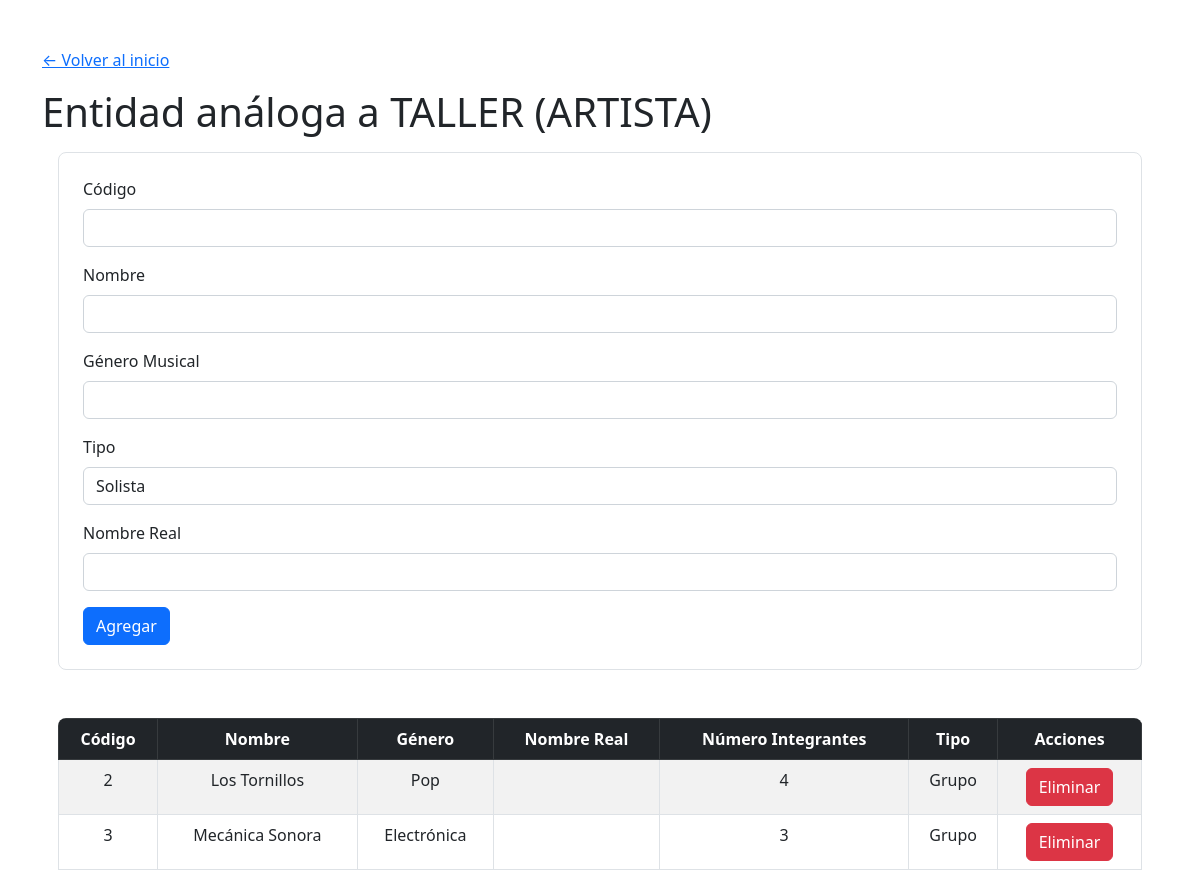
Page /artista/artista.php on the earlier database version.
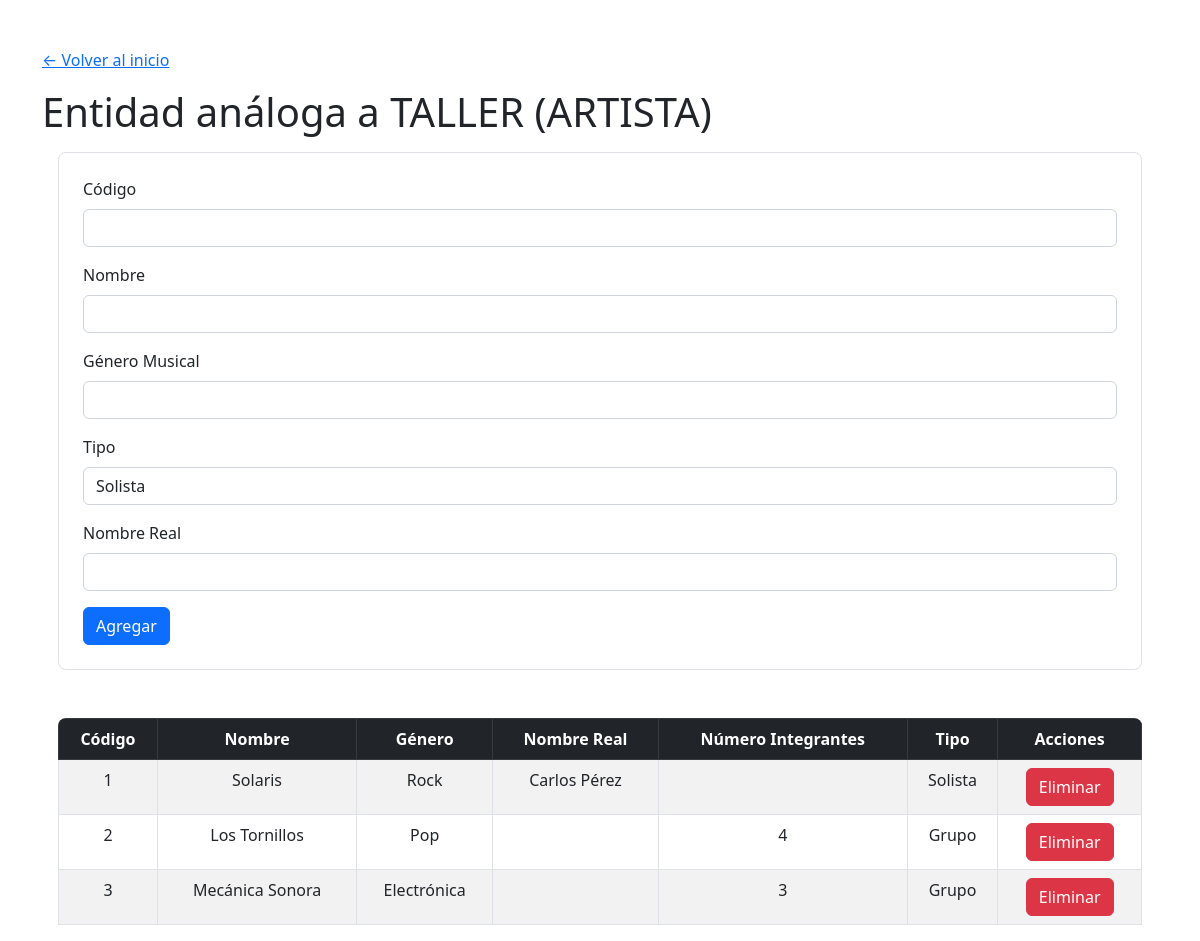
Same page on the later database version.
### tables this page shows
CREATE TABLE ARTISTA(
    CODIGO INT PRIMARY KEY,
    NOMBRE_ARTISTICO VARCHAR(50) NOT NULL UNIQUE,
    GENERO_MUSICAL VARCHAR(30) NOT NULL,
    NOMBRE_OFICIAL VARCHAR(50),
    NUMERO_INTEGRANTES INT,
    TIPO_ARTISTA VARCHAR(10),
    CHECK(TIPO_ARTISTA IN ('Solista','Grupo')),
    CHECK((TIPO_ARTISTA = 'Solista' AND NOMBRE_OFICIAL IS NOT NULL AND NUMERO_INTEGRANTES IS NULL) 
          OR (TIPO_ARTISTA = 'Grupo' AND NOMBRE_OFICIAL IS NULL AND NUMERO_INTEGRANTES IS NOT NULL)),
    CHECK(CODIGO >= 0),
    CHECK(NUMERO_INTEGRANTES > 1)
);

### artista/artista_select.php (called while the page is built, shortened)
<?php
require('../config/conexion.php');
$query = "SELECT * FROM artista";
$resultadoArtista = mysqli_query($conn, $query) or die(mysqli_error($conn));

### artista/artista.php (the view, shortened to what this page needs)
<?php
include "../includes/header.php";
?>
<h1 class="mt-3">Entidad análoga a TALLER (ARTISTA)</h1>
<div class="formulario p-4 m-3 border rounded-3">
    <form action="artista_insert.php" method="post" class="form-group">
        <div class="mb-3">
            <label for="codigo" class="form-label">Código</label>
            <input type="number" class="form-control" id="codigo" name="codigo" required>
        </div>
        <div class="mb-3">
            <label for="nombre" class="form-label">Nombre</label>
            <input type="text" class="form-control" id="nombre" name="nombre" required>
        </div>
        <div class="mb-3">
            <label for="genero" class="form-label">Género Musical</label>
            <input type="text" class="form-control" id="genero" name="genero" required>
        </div>
        <div class="mb-3">
            <label for="tipo" class="form-label">Tipo</label>
            <select class="form-control" id="tipo" name="tipo" required onchange="toggleCampos()">
                <option value="Solista" selected>Solista</option>
            </select>
        </div>
        <div class="mb-3" id="campoNombreReal">
            <label for="nombre_oficial" class="form-label">Nombre Real</label>
            <input type="text" class="form-control" id="nombre_oficial" name="nombre_oficial">
        </div>
        <button type="submit" class="btn btn-primary">Agregar</button>
    </form>
</div>
<?php
require("artista_select.php");
if ($resultadoArtista && $resultadoArtista->num_rows > 0):
?>
<div class="tabla mt-5 mx-3 rounded-3 overflow-hidden">
    <table class="table table-striped table-bordered">
        <thead class="table-dark">
            <tr>
                <th scope="col" class="text-center">Código</th>
                <th scope="col" class="text-center">Nombre</th>
                <th scope="col" class="text-center">Género</th>
                <th scope="col" class="text-center">Nombre Real</th>
                <th scope="col" class="text-center">Número Integrantes</th>
                <th scope="col" class="text-center">Tipo</th>
                <th scope="col" class="text-center">Acciones</th>
            </tr>
        </thead>
        <tbody>
            <?php foreach ($resultadoArtista as $fila): ?>
            <tr>
                <td class="text-center"><?= $fila["CODIGO"]; ?></td>
                <td class="text-center"><?= $fila["NOMBRE_ARTISTICO"]; ?></td>
                <td class="text-center"><?= $fila["GENERO_MUSICAL"]; ?></td>
                <td class="text-center"><?= $fila["NOMBRE_OFICIAL"]; ?></td>
                <td class="text-center"><?= $fila["NUMERO_INTEGRANTES"]; ?></td>
                <td class="text-center"><?= $fila["TIPO_ARTISTA"]; ?></td>
                <td class="text-center">
                    <form action="artista_delete.php" method="post">
                        <button type="submit" class="btn btn-danger">Eliminar</button>
                    </form>
                </td>
            </tr>
            <?php endforeach; ?>
        </tbody>
    </table>
</div>
<?php
endif;
include "../includes/footer.php";
?>

### includes/header.php (shortened to what this page needs)
<!DOCTYPE html>
<html lang="en">
<head>
    <link href="https://cdn.jsdelivr.net/npm/bootstrap@5.2.2/dist/css/bootstrap.min.css" rel="stylesheet"
>
</head>
<body>
    <div class="container mt-5">
        <a href="/">&#8592; Volver al inicio</a>

### includes/footer.php
    </div>
</body>
</html>

Differences in the rows shown:
added artista: CODIGO "1", NOMBRE_ARTISTICO "Solaris", GENERO_MUSICAL "Rock", NOMBRE_OFICIAL "Carlos Pérez", TIPO_ARTISTA "Solista"
